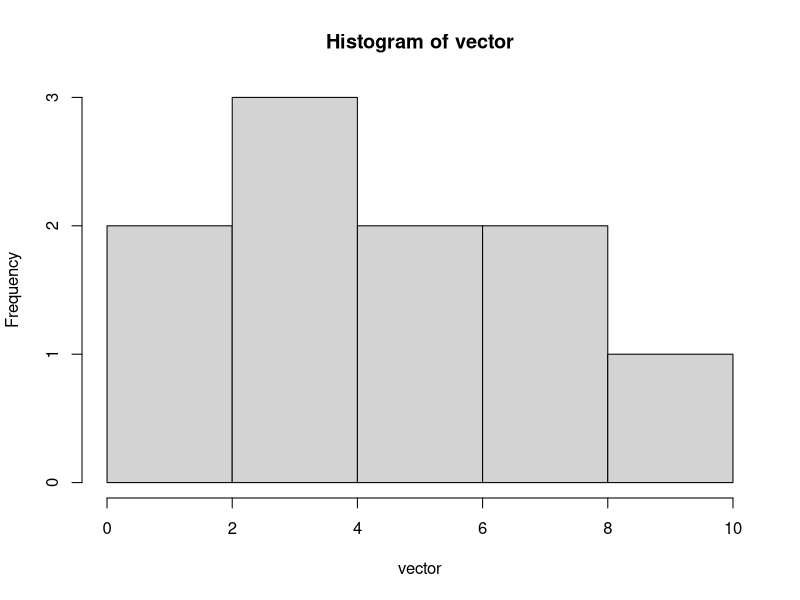
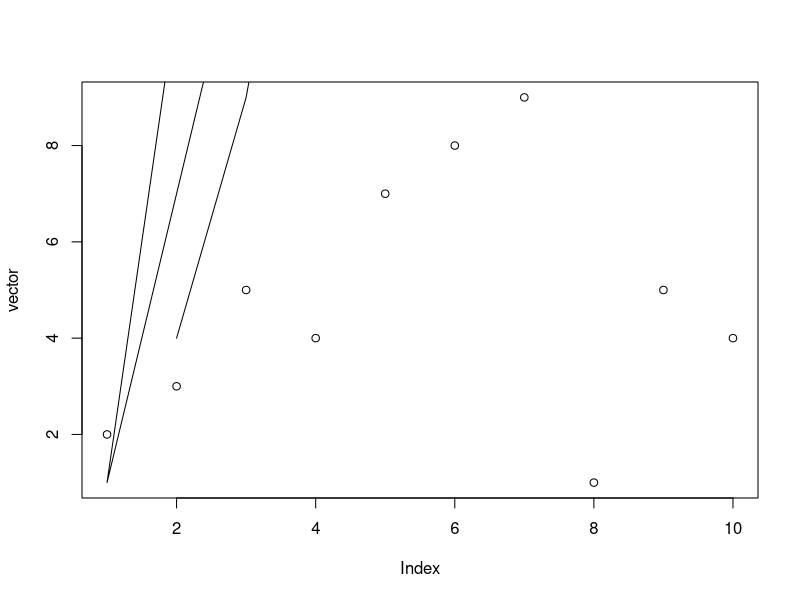
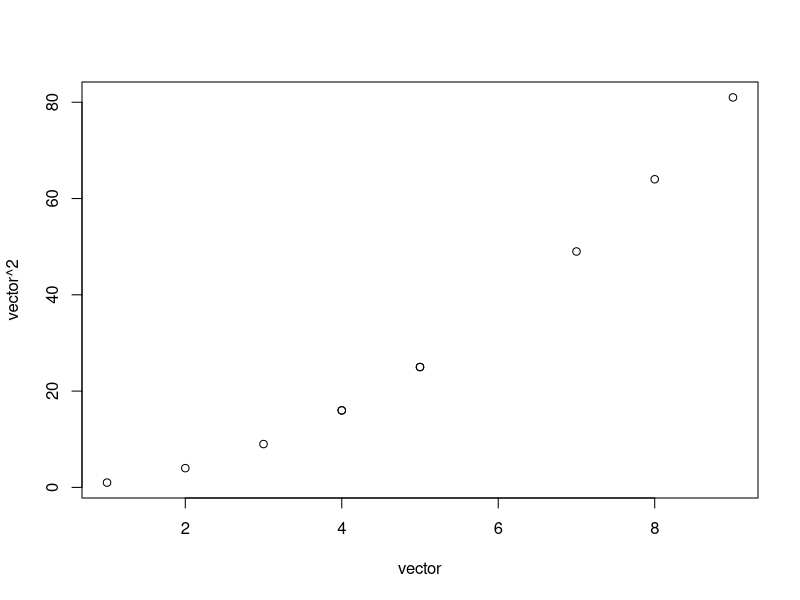
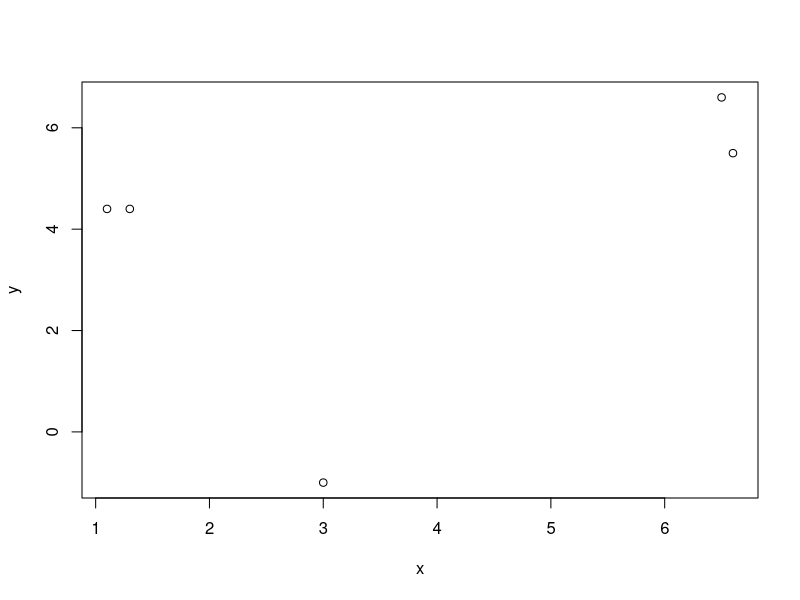
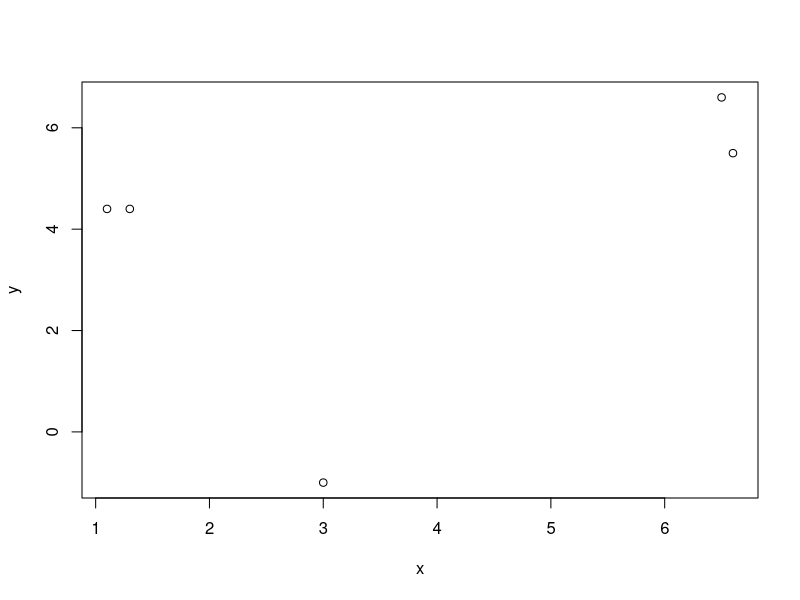
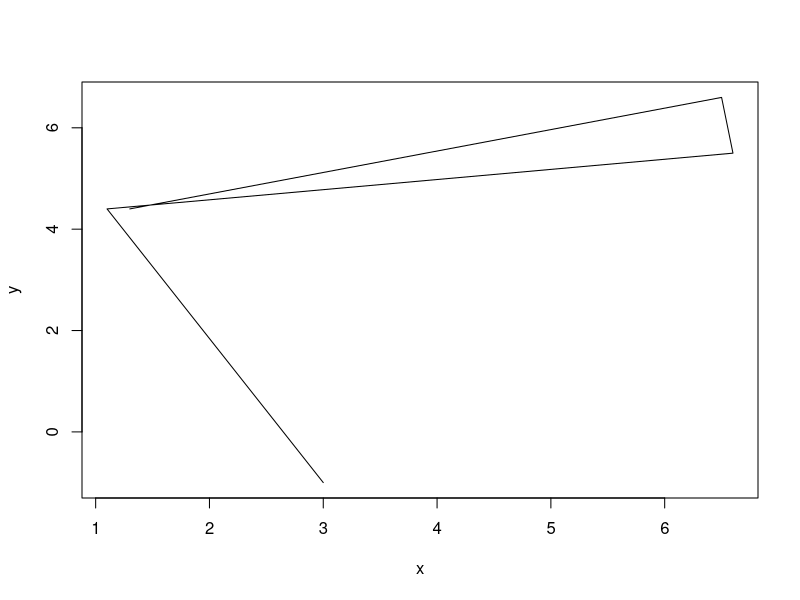
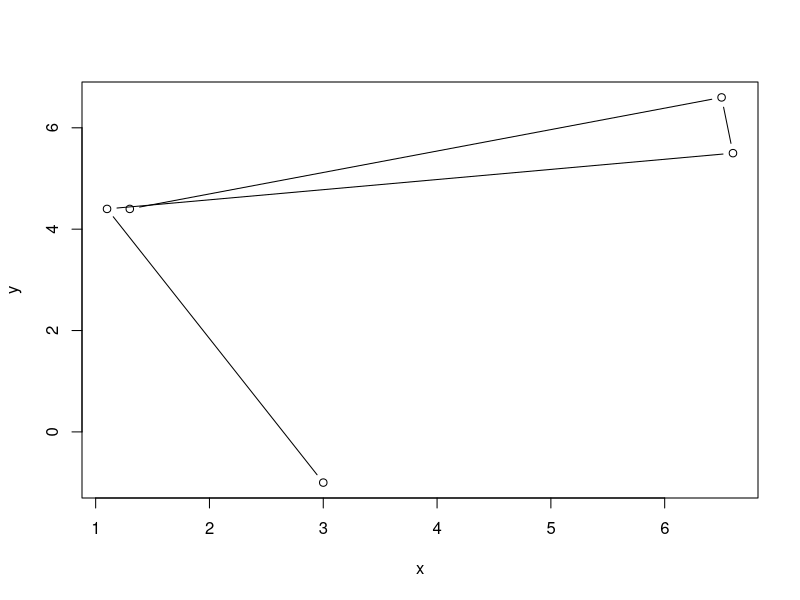
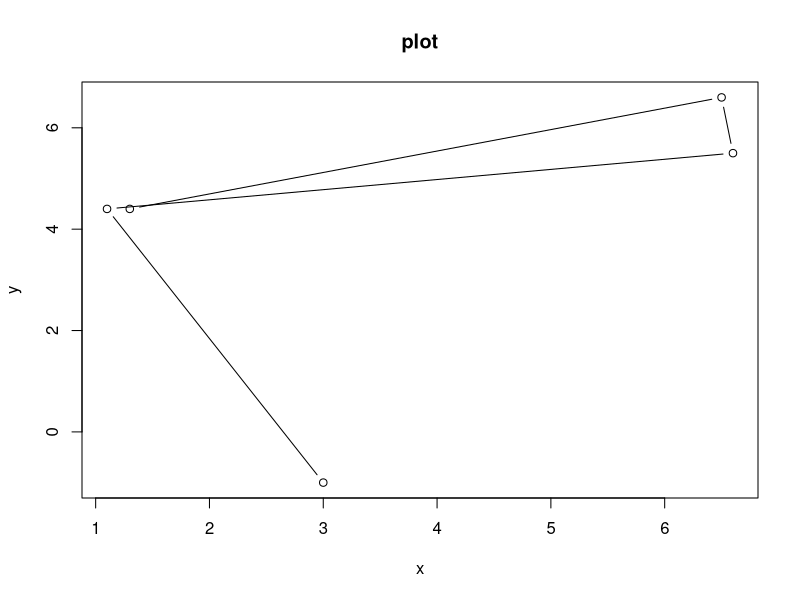

Here is the R script that generated these plots, in order:
# Univariate plots
vector <- c(2,3,5,4,7,8,9,1,5,4)
hist(vector)
plot(vector) # scatter plot of index and vector values
lines(vector, vector**2)
plot(vector, vector**2)

# Basic plotting
x=c(1.3,6.5,6.6,1.1,3)
y=c(4.4,6.6,5.5,4.4,-1)
plot(x,y) # or plot(cbind(x,y))

# parameters are as follows:
# type-- plot coordinators by lines,points etc. default is "p"
# main,xlab,ylab-- plot title,x label and y label
# col-- color-- for plotting lines and points
# pch-- point character-- tells us which character to use for plotting individual points
# cex-- character expression-- controls the size of plotted point
# lty-- line type-- type of line-- dashed , dotted, or solid
# lwd-- line width-- thickness of the line plotted
# xlim,ylim-- xlimit and ylimit-- limits for x nd y axis range
plot(x,y) # default="p" for points
plot(x,y,"l")
plot(x,y,"b") #both p n l
plot(x,y,"b",main="plot",xlab="x",ylab="y")
plot(x,y,"b",main="plot",xlab="x",ylab="y",col="green")
plot(x,y,"b",main="plot",xlab="x",ylab="y",col="green",pch=12)
plot(x,y,"b",main="plot",xlab="x",ylab="y",col="green",pch=5,lty=8)
plot(x,y,"b",main="plot",xlab="x",ylab="y",col="green",pch=5,lty=8,cex=0.9)
plot(x,y,"b",main="plot",xlab="x",ylab="y",col="green",pch=5,lty=8,cex=0.9,lwd=2)
plot(x,y,"b",main="plot",xlab="x",ylab="y",col="green",pch=5,lty=8,cex=0.9,lwd=2,xlim=c(1,7))
plot(x,y,"b",main="plot",xlab="x",ylab="y",col="green",pch=5,lty=8,cex=0.9,lwd=2,xlim=c(1,7),ylim=c(1,7))

# adding points, lines and text to plot
# points-- add points
# lines,abline,segments-- adds lines
# text-- writes text 
# arrows-- adds arrows
# legend-- adds legend
x=1:11
y=c(-3,-4.5,8.8,9,10,33,5.8,-2,6,-10,17)
plot(x,y)
plot(x,y,type="n") #n type is empty plotting region
abline(h=c(1,20),col="red",lty=3,lwd=1)
#segments used when not to extend the line to the whole plot not abline is used.
segments(x0=c(4,8),x1=c(4,8),y0=c(0,0),y1=c(20,20),col="blue",lty=2,lwd=0.9) 
#x0 and x1 is same for from to to coordinates and yo and y1 are for from and den to.
points(y[y<0],col="blue")
points(x[x<4],col="green")
points(y[y>10],col="magenta")
lines(x,y,lty=2)
arrows(5,25,6,10) # from to to corrdinates for arrow
text(4,30,"sweet spot")
legend("topright",legend=c("range","bounded","slope"),
       col=c("red","blue","black"),lwd=c(2,2,2),lty=2)

# ggplot 2 package
install.packages("ggplot2")
library(ggplot2)
x=c(2.2,5.5,1.2,-5)
y=c(-4,6,8,2)
qplot(x,y) #quick plot

qplot(x,y,main="graph",xlab="x",ylab="y")
qplot(x,y)+geom_point()+geom_line()
qplot(x,y)+geom_point(col="darkblue",size=3,shape=4)+geom_line(col="blue",linetype=5)

# aethetic mapping with goems
ptype=rep(NA,length(x))
ptype
ptype[y>5]="one"
ptype
ptype[y>0&y<5]="medium"
ptype
ptype[x>0&x<5]="high"
ptype=factor(x=ptype)
ptype
qplot(x,y,color=ptype)

# points to note:
# geom_point-- add points
# geom_line-- add lines
# geom_hline-- add horizontal line
# geom_segment-- add lines segements
# mapping,aes- geom aesthetic mapping


head(diamonds)
colnames(diamonds)
qplot(carat,price,data=diamonds)
set.seed(190)

dsmall=diamonds[sample(nrow(diamonds),100),] #random sample of 100 diamonds
qplot(carat,price,data=dsmall)
qplot(carat,price,data=dsmall,color=color)
qplot(carat,price,data=dsmall,shape=cut)

# Alpha aesthetic is for transparecy ranging from 0 (completely transp) to 1 (opaque)
qplot(carat,price,data=dsmall,alpha=I(1/5))
qplot(carat,price,data=dsmall,alpha=I(1/10))

#qplot makes scatter. To produce line bar and other types, use geom
#geom point- plots points
#geom smooth- fits smoother to the data
#geom boxplot- box and whisker plot to summarise the set of points in data
#geom path and line for lines between data points
#geom histogram- draws histogram
#geom frepoly- frequency polygon
#geom density- density plot
#geom bar- bar chart

qplot(carat,price,data=dsmall,geom=c("point","smooth"))
#wiggliness is controlled by span
qplot(carat,price,data=dsmall,geom=c("point","smooth"),span=0.3)
qplot(carat,price,data=dsmall,geom=c("point","smooth"),span=1)

library(splines)
qplot(carat,price,data=dsmall,geom=c("point","smooth"),method="lm")

qplot(color,price/carat,data=diamonds,geom="jitter")
qplot(color,price/carat,data=dsmall,geom="jitter")
qplot(color,price/carat,data=dsmall,geom="boxplot")

qplot(carat,data=diamonds,geom="histogram",bins=20)      
qplot(carat,data=diamonds,geom="density")
qplot(carat,data=diamonds,geom="density",color=color)
qplot(carat,data=diamonds,geom='histogram',fill=color)

qplot(color,data=diamonds,geom="bar",ylab="count") 
qplot(color,data=diamonds,geom="bar",weight=carat,ylab="carat")

qplot(carat,price,data=dsmall,geom="line")

#continue with ch 3 of the book 
qplot(carat,price,data=dsmall,geom="line",ylab="price($)",xlab="weight(carat)",xlim=c(0.5,1.5))
